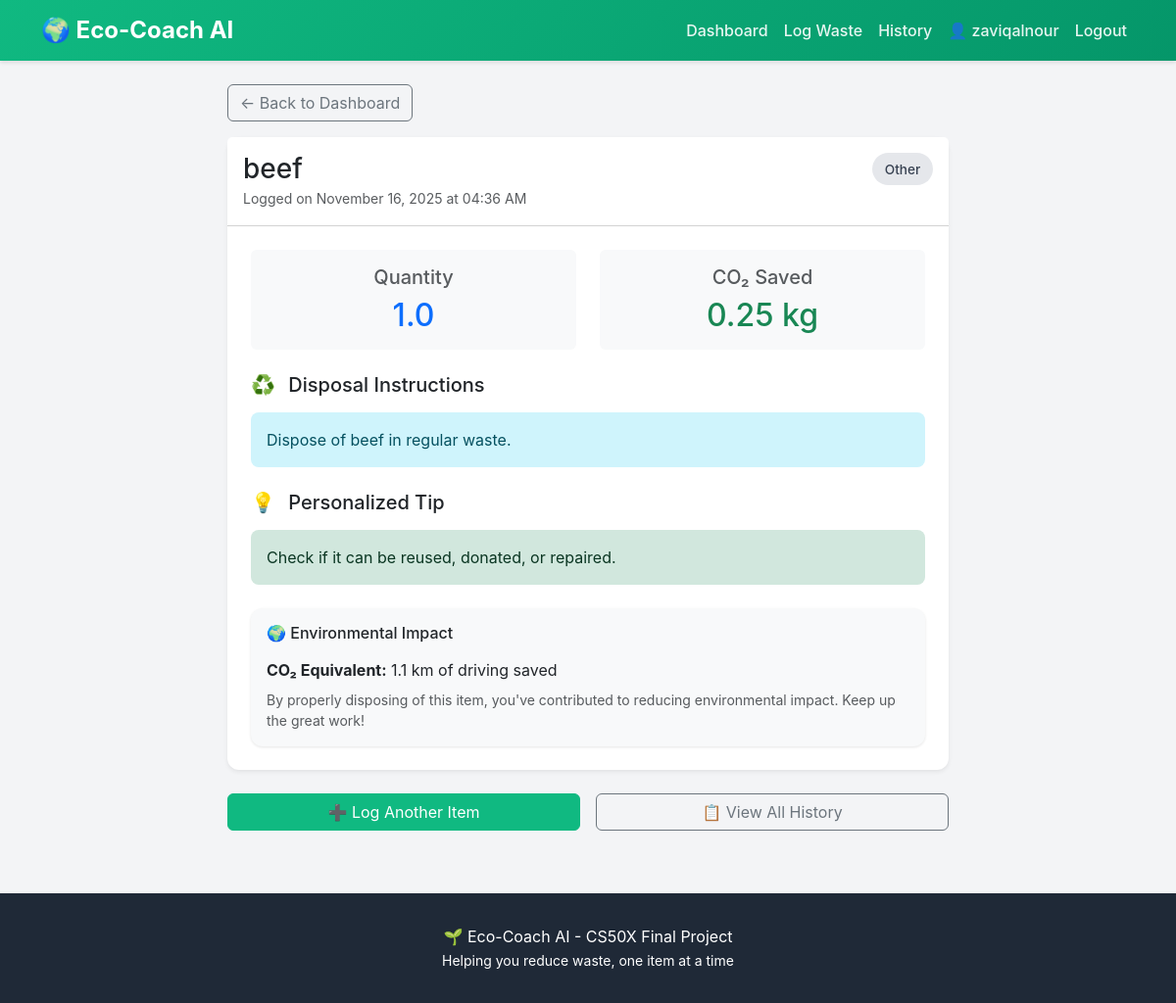
Page /log/13 (signed in) on the committed database.
### app.py (models this page shows, shortened)
class WasteLog(db.Model):
    __tablename__ = 'waste_logs'
    id = db.Column(db.Integer, primary_key=True)
    user_id = db.Column(db.Integer, db.ForeignKey('users.id'), nullable=False)
    item_name = db.Column(db.String(200), nullable=False)
    category = db.Column(db.String(50))
    quantity = db.Column(db.Float, default=1.0)
    disposal_instruction = db.Column(db.Text)
    tip = db.Column(db.Text)
    co2_saved = db.Column(db.Float, default=0.0)
    timestamp = db.Column(db.DateTime, default=datetime.utcnow)

### app.py (the view)
@app.route('/log/<int:log_id>')
@login_required
def view_log(log_id):
    log = WasteLog.query.get_or_404(log_id)
    if log.user_id != session['user_id']:
        flash('Access denied.', 'danger')
        return redirect(url_for('dashboard'))
    return render_template('view_log.html', log=log)

### app.py (called while the page is built)
def login_required(f):
    @wraps(f)
    def decorated(*args, **kwargs):
        if 'user_id' not in session:
            flash('Please log in to access this page.', 'warning')
            return redirect(url_for('login'))
        return f(*args, **kwargs)
    return decorated

### templates/view_log.html (shortened to what this page needs)
{% extends "base.html" %}
{% block content %}
<div class="container mt-4 mb-5">
    <div class="row justify-content-center">
        <div class="col-lg-8">
            <div class="mb-3">
                <a href="{{ url_for('dashboard') }}" class="btn btn-outline-secondary">
                    ← Back to Dashboard
                </a>
            </div>
            <div class="card shadow-sm mb-4">
                <div class="card-header bg-white py-3">
                    <div class="d-flex justify-content-between align-items-center">
                        <h3 class="mb-0">{{ log.item_name }}</h3>
                        <span class="badge-category badge-{{ log.category }}">
                            {{ log.category|title }}
                        </span>
                    </div>
                    <small class="text-muted">
                        Logged on {{ log.timestamp.strftime('%B %d, %Y at %I:%M %p') }}
                    </small>
                </div>
                <div class="card-body p-4">
                    <div class="row mb-4">
                        <div class="col-6">
                            <div class="text-center p-3 bg-light rounded">
                                <h5 class="text-muted mb-2">Quantity</h5>
                                <h2 class="text-primary mb-0">{{ log.quantity }}</h2>
                            </div>
                        </div>
                        <div class="col-6">
                            <div class="text-center p-3 bg-light rounded">
                                <h5 class="text-muted mb-2">CO₂ Saved</h5>
                                <h2 class="text-success mb-0">{{ log.co2_saved }} kg</h2>
                            </div>
                        </div>
                    </div>
                    <div class="mb-4">
                        <h5 class="mb-3">
                            <span class="me-2">♻️</span> Disposal Instructions
                        </h5>
                        <div class="alert alert-info mb-0">
                            <p class="mb-0">{{ log.disposal_instruction }}</p>
                        </div>
                    </div>
                    <div class="mb-4">
                        <h5 class="mb-3">
                            <span class="me-2">💡</span> Personalized Tip
                        </h5>
                        <div class="alert alert-success mb-0">
                            <p class="mb-0">{{ log.tip }}</p>
                        </div>
                    </div>
                    <div class="card bg-light border-0">
                        <div class="card-body">
                            <h6 class="mb-3">🌍 Environmental Impact</h6>
                            <p class="mb-2">
                                <strong>CO₂ Equivalent:</strong>
                                {{ (log.co2_saved * 4.5)|round(1) }} km of driving saved
                            </p>
                            <p class="mb-0 text-muted small">
                                By properly disposing of this item, you've contributed to reducing
                                environmental impact. Keep up the great work!
                            </p>
                        </div>
                    </div>
                </div>
            </div>
            <div class="row g-3">
                <div class="col-md-6">
                    <a href="{{ url_for('log_waste') }}" class="btn btn-primary w-100">
                        ➕ Log Another Item
                    </a>
                </div>
                <div class="col-md-6">
                    <a href="{{ url_for('history') }}" class="btn btn-outline-secondary w-100">
                        📋 View All History
                    </a>
                </div>
            </div>
        </div>
    </div>
</div>
{% endblock %}

### templates/base.html (style rules this page uses)
:root { --primary-green: #10b981; --dark-green: #059669; --light-green: #d1fae5; --bg-gray: #f3f4f6; }
body { font-family: -apple-system, BlinkMacSystemFont, 'Segoe UI', Roboto, Oxygen, Ubuntu, Cantarell, sans-serif; background-color: var(--bg-gray); }
.btn-primary { background-color: var(--primary-green); border-color: var(--primary-green); }
.card { border: none; border-radius: 12px; box-shadow: 0 1px 3px rgba(0,0,0,0.1); transition: transform 0.2s, box-shadow 0.2s; }
.alert { border-radius: 8px; border: none; }
.badge-category { padding: 0.4rem 0.8rem; border-radius: 20px; font-weight: 500; font-size: 0.85rem; }
.badge-other { background-color: #e5e7eb; color: #374151; }

### rows in the picture
WasteLog: item_name "beef", category "Other", timestamp "November 16, 2025 at 04:36 AM", quantity "1.0", co2_saved "0.25", disposal_instruction "Dispose of beef in regular waste.", tip "Check if it can be reused, donated, or repaired.", (log.co2_saved*4.5)|round(1) "1.1"

### other values in the picture
{{ session.username }} "zaviqalnour"
